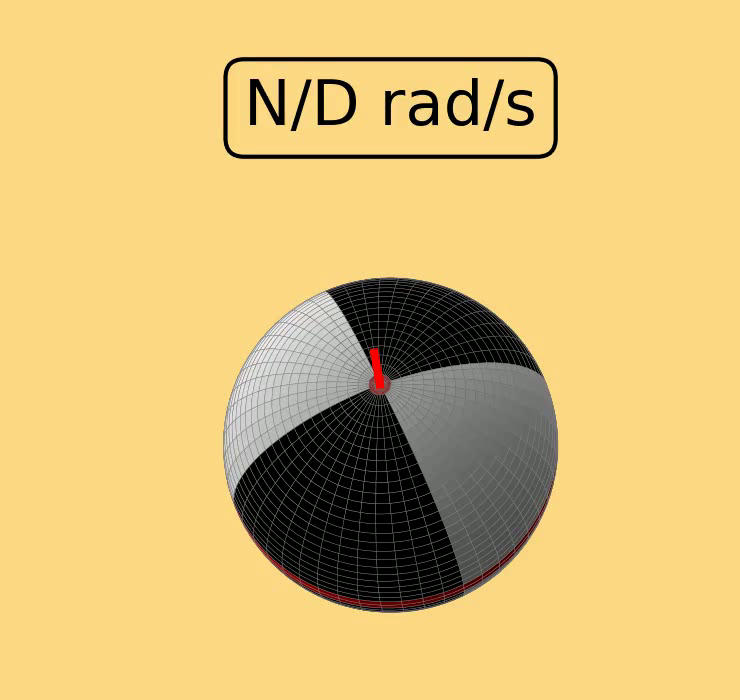
#> input picture frame 31 of output_data/recording_4/Rotating_sphere.mp4, 740 x 700 px
$ jupyter execute --allow-errors Sphere_video.ipynb
#> lines starting #> are read from the running program, lines starting #| are printed output that depends on the picture
Generate the video of the sphere

[cell 1]
import cv2
from pathlib import Path
import numpy as np
from matplotlib import pyplot as plt
import pandas as pd
from matplotlib.animation import FFMpegWriter

Import video

[cell 2]
video_number = "2"
# Define the relative path to the video file
notebook_dir = Path().resolve()
project_root = notebook_dir.parent.parent
video_path = (
    project_root
    / "data"
    / f"recording_{video_number}"
    / f"Recording_{video_number}.mp4"
)
video_path = str(video_path)

# Load the video
cap = cv2.VideoCapture(video_path)

# Check
print(
    f"Opened: {cap.isOpened()}, FPS: {cap.get(cv2.CAP_PROP_FPS)}, Total Frames: {cap.get(cv2.CAP_PROP_FRAME_COUNT)}"
)
FPS = round(cap.get(cv2.CAP_PROP_FPS))

Import data

[cell 3]
# Define the path to the CSV file
input_data_path = (
    project_root
    / "notebook"
    / "spin"
    / "intermediate_data"
    / f"Rotation_data_processed_{video_number}.csv"
)

# Load the CSV file into a DataFrame
#> (the rest of this cell did not finish here and is left out)

Functions

[cell 4]
def rotation_matrix(axis, theta):
    axis = axis / np.linalg.norm(axis)
    a = np.cos(theta / 2)
    b, c, d = -axis * np.sin(theta / 2)
    return np.array(
        [
            [a * a + b * b - c * c - d * d, 2 * (b * c - a * d), 2 * (b * d + a * c)],
            [2 * (b * c + a * d), a * a + c * c - b * b - d * d, 2 * (c * d - a * b)],
            [2 * (b * d - a * c), 2 * (c * d + a * b), a * a + d * d - b * b - c * c],
        ]
    )

[cell 5]
def align_north_pole_to_vector(target_vector):
    target_vector = target_vector / np.linalg.norm(target_vector)
    north_pole = np.array([0, 0, 1])

    if np.allclose(target_vector, north_pole):
        return np.eye(3)

    if np.allclose(target_vector, -north_pole):
        # 180 degree rotation around any perpendicular axis
        return rotation_matrix(np.array([1, 0, 0]), np.pi)

    axis = np.cross(north_pole, target_vector)
    angle = np.arccos(np.dot(north_pole, target_vector))
    return rotation_matrix(axis, angle)

Generate video

[cell 6]
# Set your output path
video_output_path = (
    project_root / "data" / f"recording_{video_number}" / "Rotating_sphere.mp4"
)

# Parameters
#> (the rest of this cell did not finish here and is left out)

Import video to cut

[cell 7]
video_path = project_root / "data" / f"recording_{video_number}" / "Rotating_sphere.mp4"
video_path = str(video_path)

# Load the video
cap = cv2.VideoCapture(video_path)

# Check
print(
    f"Opened: {cap.isOpened()}, FPS: {cap.get(cv2.CAP_PROP_FPS)}, Total Frames: {cap.get(cv2.CAP_PROP_FRAME_COUNT)}"
)
FPS = round(cap.get(cv2.CAP_PROP_FPS))

Cut each frames

[cell 8]
# Leggi dimensioni originali
ret, frame = cap.read()
#> frame is the input picture: shape (700, 740, 3); mean B, G, R 119.1, 188.6, 218.9
if not ret:
    raise RuntimeError("Non è stato possibile leggere il primo frame.")

h, w, _ = frame.shape
#> h = 700; w = 740

# Definisci margini da tagliare
crop_top = 0
crop_bottom = 200
crop_left = 100
crop_right = 100

# Nuove dimensioni
new_h = h - crop_top - crop_bottom
#> new_h = 500
new_w = w - crop_left - crop_right
#> new_w = 540

# Prepara writer per salvare il nuovo video
output_path = (
    project_root / "data" / f"recording_{video_number}" / "Rotating_sphere_crop.mp4"
)
output_path = str(output_path)
fourcc = cv2.VideoWriter_fourcc(*"mp4v")
out = cv2.VideoWriter(output_path, fourcc, FPS, (new_w, new_h))

# Riposiziona il video all'inizio
cap.set(cv2.CAP_PROP_POS_FRAMES, 0)

# Leggi e taglia tutti i frame
while True:
    ret, frame = cap.read()
    if not ret:
        print("Fine del video.")
        break

    # Taglio
    cropped = frame[crop_top : h - crop_bottom, crop_left : w - crop_right]
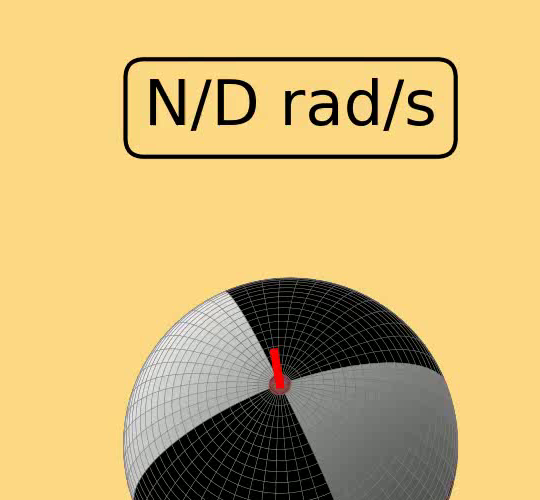
#> cropped: shape (500, 540, 3); mean B, G, R 117.7, 181.1, 208.4

    # Scrivi il frame tagliato
    out.write(cropped)

# Rilascio risorse
cap.release()
out.release()
print(f"Video salvato in: {output_path}")


$ run again, starting later in the video
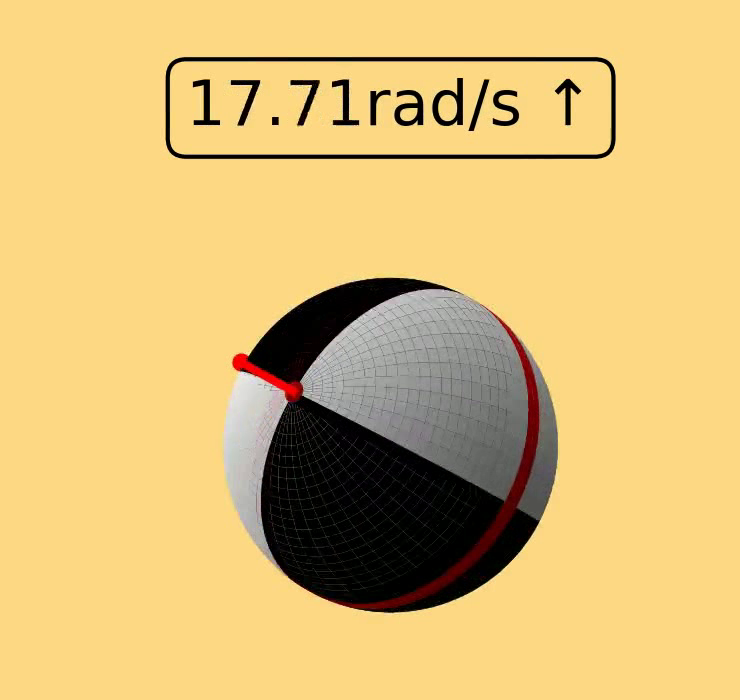
#> input picture frame 139 of output_data/recording_4/Rotating_sphere.mp4, 740 x 700 px
#> frame is the input picture: shape (700, 740, 3); mean B, G, R 118.4, 187.5, 218.5
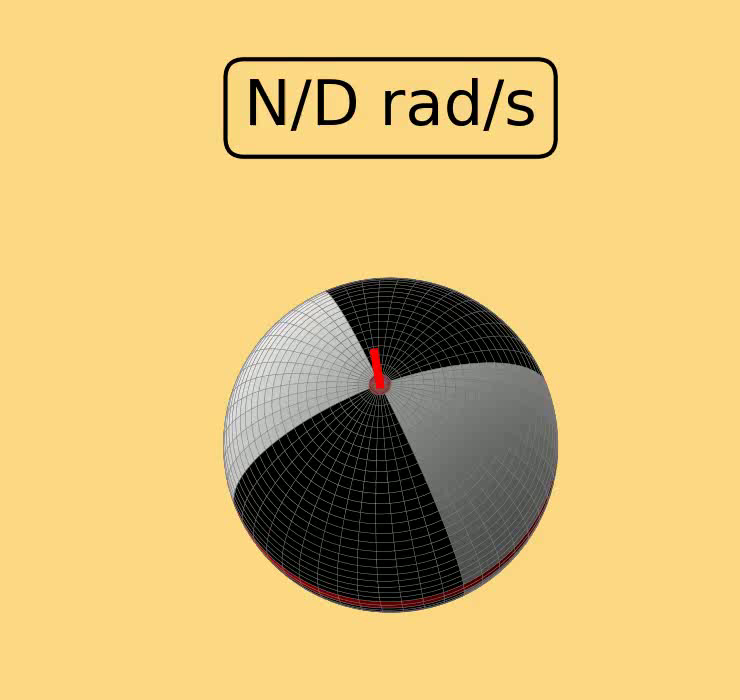
#> input picture frame 0 of output_data/recording_4/Rotating_sphere.mp4, 740 x 700 px
#> frame is the input picture: shape (700, 740, 3); mean B, G, R 119.1, 188.7, 218.9

$ run again, starting later in the video
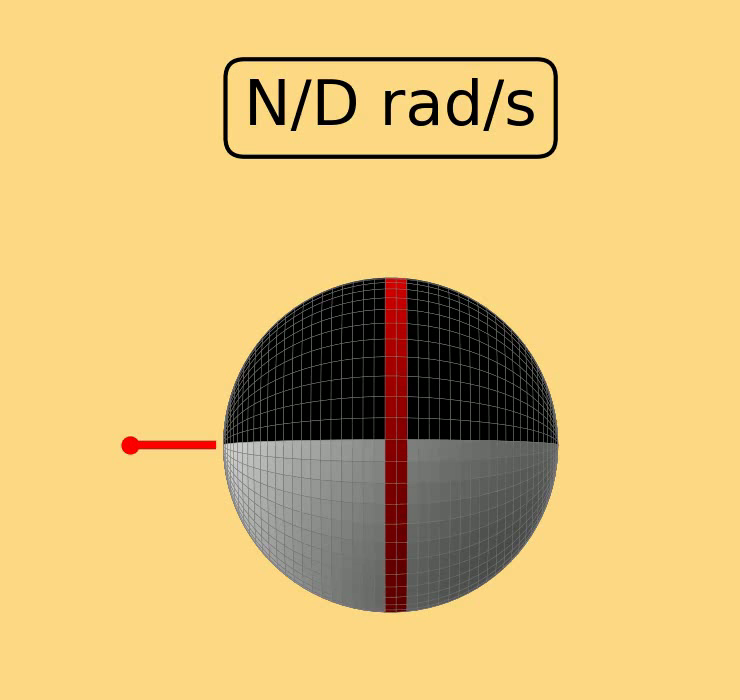
#> input picture frame 248 of output_data/recording_4/Rotating_sphere.mp4, 740 x 700 px
#> frame is the input picture: shape (700, 740, 3); mean B, G, R 117.6, 187, 219
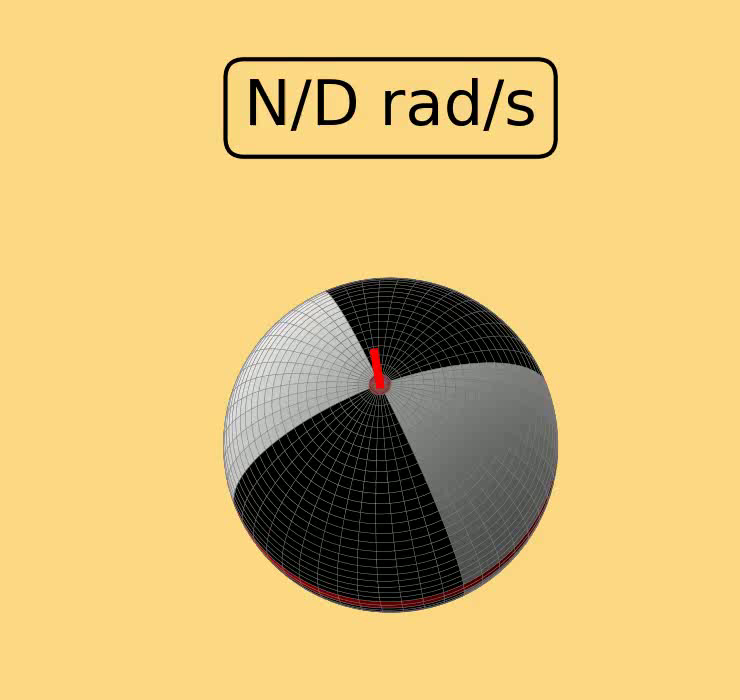
#> input picture frame 0 of output_data/recording_4/Rotating_sphere.mp4, 740 x 700 px
#> frame is the input picture: shape (700, 740, 3); mean B, G, R 119.1, 188.7, 218.9
